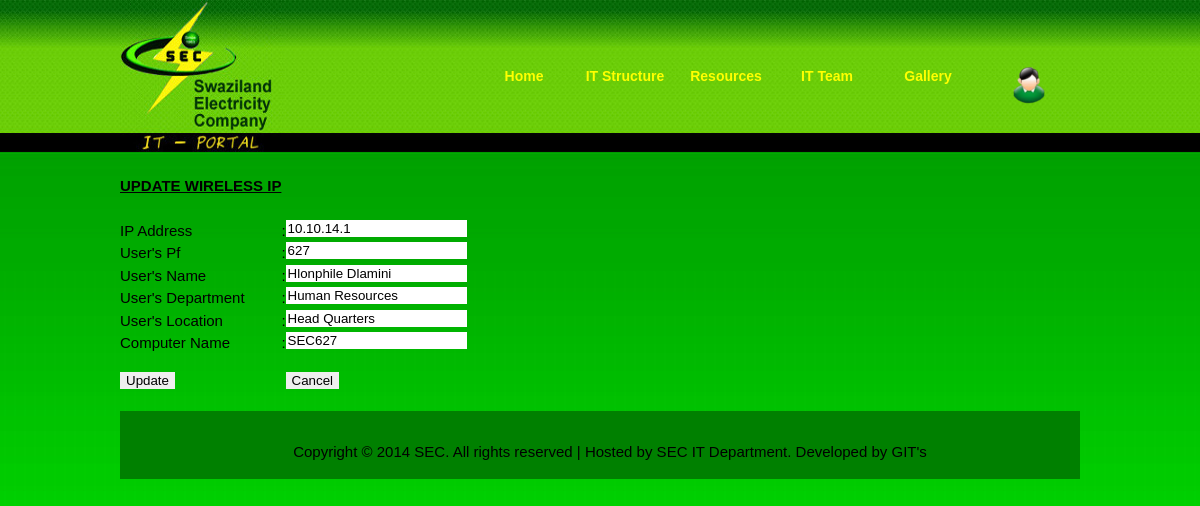
/php/update_wireless_ip.php?id=10.10.14.1 (signed in), run on the app's committed database.
### tables this page shows
CREATE TABLE `wireless_ip_addresses` (
  `wireless_ip_id` int(11) NOT NULL AUTO_INCREMENT,
  `ip_addr` varchar(50) NOT NULL,
  `ip_user_pf` int(11) NOT NULL,
  `ip_user_name` varchar(50) NOT NULL,
  `ip_user_department` int(11) DEFAULT NULL,
  `ip_user_location` int(11) DEFAULT NULL,
  `ip_pc_name` varchar(50) NOT NULL,
  `ip_subnet` varchar(50) NOT NULL,
  PRIMARY KEY (`wireless_ip_id`)
);

CREATE TABLE `sec_departments` (
  `dept_id` int(11) NOT NULL AUTO_INCREMENT,
  `dept_name` varchar(45) NOT NULL,
  `dept_manager` varchar(45) NOT NULL,
  `dept_division` int(11) DEFAULT NULL,
  PRIMARY KEY (`dept_id`)
);

CREATE TABLE `sec_locations` (
  `location_id` int(11) NOT NULL AUTO_INCREMENT,
  `location_name` varchar(50) NOT NULL,
  PRIMARY KEY (`location_id`)
);

### php/update_wireless_ip.php (the view, shortened to what this page needs)
<?php
include '../includes/header.php';
require '../includes/connect.php';
$ip_addr = $_SESSION['ip_addr'];
$result2 = mysql_query("SELECT a.ip_addr, a.ip_user_pf, a.ip_user_name, b.dept_name, c.location_name, a.ip_pc_name  FROM wireless_ip_addresses a
						left join sec_departments b on a.ip_user_department = b.dept_id
						left join sec_locations c on a.ip_user_location = c.location_id
						WHERE ip_addr='$ip_addr'");
while ($row = mysql_fetch_assoc($result2)){
	extract($row);
	echo"<table>";
	echo"<form method='post' action='update_wireless_ip.php'>";
	echo"<tr><th><u>UPDATE WIRELESS IP</u><br><br></th></tr>";
	echo"<tr><td>IP Address</td><td>:</td><td><input name='ip_addr' type='text' id='ip_addr' value='" .$ip_addr. "' /></td></tr>";
	echo"<tr><td>User's Pf</td><td>:</td><td><input name='ip_user_pf' type='text' id='ip_user_pf' value='" .$ip_user_pf. "' /></td></tr>";
	echo"<tr><td>User's Name</td><td>:</td><td><input name='ip_user_name' type='text' id='ip_user_name' value='" .$ip_user_name. "' /></td></tr>";
	echo"<tr><td>User's Department</td><td>:</td><td><input name='ip_user_department' type='text' id='ip_user_department' value='".$dept_name."' /></td></tr>";
	echo"<tr><td>User's Location</td><td>:</td><td><input name='ip_user_location' type='text' id='ip_user_location' value='" .$location_name. "' /></td></tr>";
	echo"<tr><td>Computer Name</td><td>:</td><td><input name='ip_pc_name' type='text' id='ip_pc_name' value='" .$ip_pc_name. "' /><br><br></td></tr>";
	echo"<tr><td><input type='submit' name='change' id='submit' value='Update' /><br><br></td><td></td>";
	echo"<td><input type='submit' name='cancel' id='cancel' value='Cancel' /><br><br></td></tr>";
	echo" </form>";
	echo"</table>";
}
include '../includes/footer.php';
?>

### css/templatemo_style.css (style rules this page uses)
body { margin: 0; padding: 0; color: #000000; font-family: Tahoma, Geneva, sans-serif; font-size: 15px; line-height: 1.5em; background-color: #01df00; background-repeat: repeat-x; background-position: top; background-image: url(../images/Backbg4.jpg) }

### css/style.css (style rules this page uses)
body, html { height:100% }

### data on the page
wireless_ip_addresses: ip_addr "10.10.14.1", ip_user_pf "627", ip_user_name "Hlonphile Dlamini", ip_user_department "Human Resources", ip_user_location "Head Quarters", ip_pc_name "SEC627"
